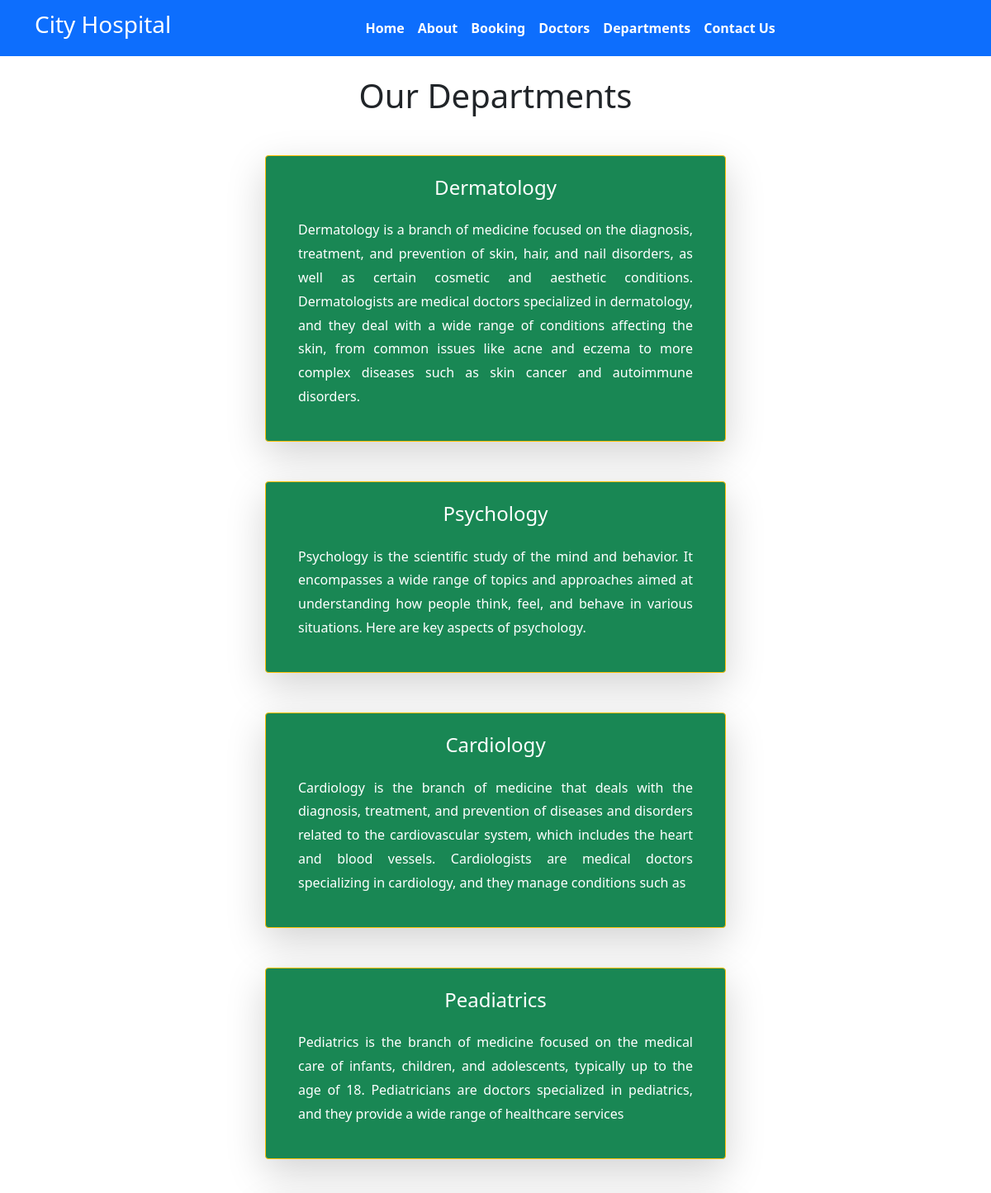
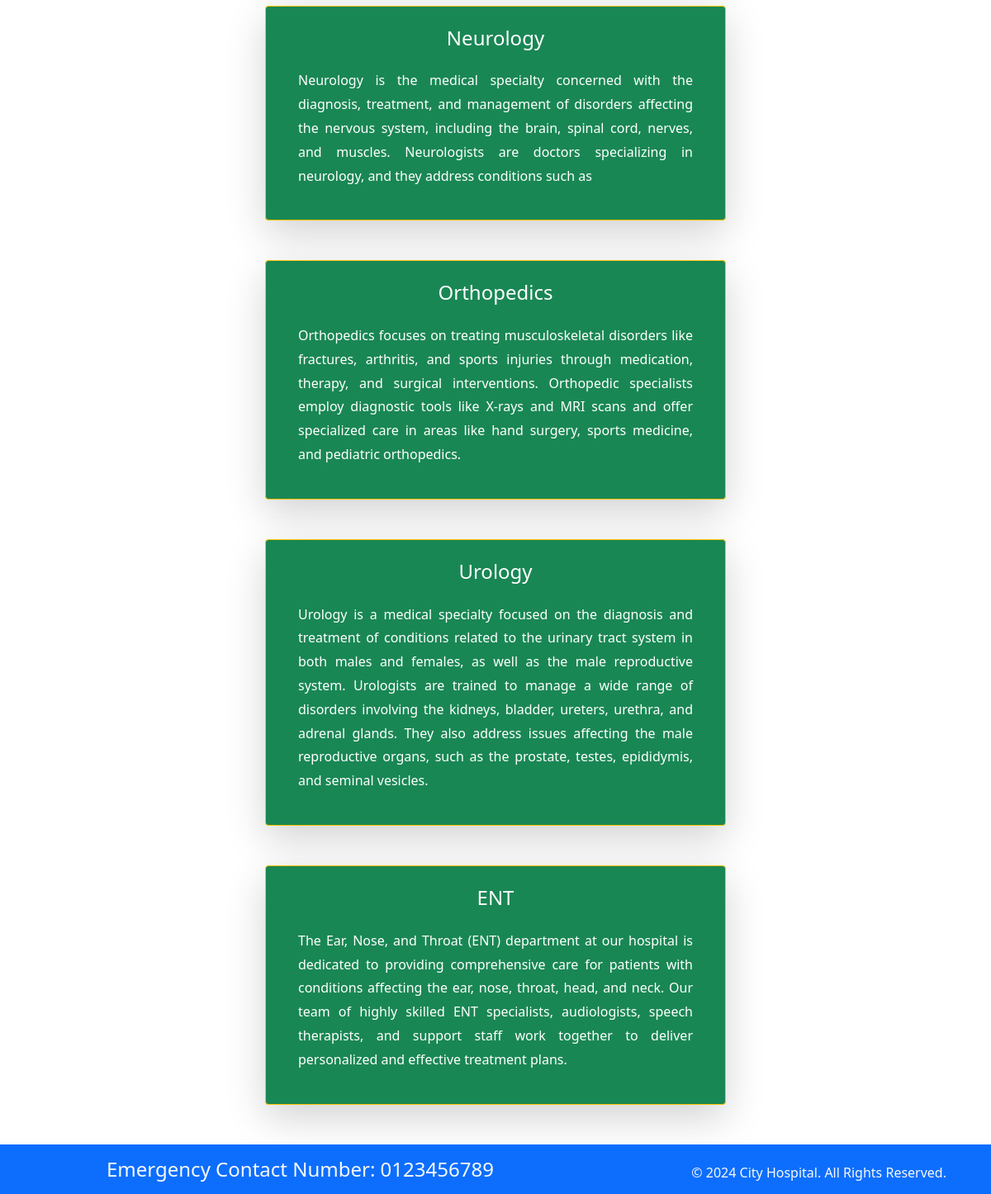
Screenshot of /department with the database file from the repository (2 pictures, top to bottom).
### myapp5/models.py (models this page shows, shortened)
class Departments(models.Model):
    Dep_name = models.CharField(max_length=100)
    Dep_description = models.TextField()

### myapp5/views.py (the view)
# urls.py: path('department',views.department,name='department'),
def department(request):
    user=Departments.objects.all()
    return render(request, 'department.html',{'user':user})

### templates/department.html (shortened to what this page needs)
{% extends 'base.html' %}
{% block content %}
<div class="container" >
    <h1 class="text-center my-4" >Our Departments</h1>
    {% for i in user %}
        <div class="department-card mx-auto col-md-8 col-lg-6 bg-success text-center text-white p-4 my-5 border border-warning rounded shadow-lg" >
            <h2 class="h4 mb-2 font-weight-bold" style="font-size: 1.5rem; ">
                {{ i.Dep_name }}
            </h2>
            <div class="description-box"
                 style=" padding: 15px; border-radius: 8px; text-align: justify; line-height: 1.8;">
                <p class="paragraph-text" style="margin: 0; padding: 0;">
                    {{ i.Dep_description }}
                </p>
            </div>
        </div>
    {% endfor %}
</div>
{% endblock content %}

### rows the page displays
Departments: Dep_name "Dermatology", Dep_description "Dermatology is a branch of medicine focused on the diagnosis, treatment, and prevention of skin, hair, and nail disorders, as well as certain cosmetic and aesthetic conditions. Dermatologists are medical doctors specialized in dermatology, and they deal with a wide range of conditions affecting the skin, from common issues like acne and eczema to more complex diseases such as skin cancer and autoimmune disorders."
Departments: Dep_name "Psychology", Dep_description "Psychology is the scientific study of the mind and behavior. It encompasses a wide range of topics and approaches aimed at understanding how people think, feel, and behave in various situations. Here are key aspects of psychology."
Departments: Dep_name "Cardiology", Dep_description "Cardiology is the branch of medicine that deals with the diagnosis, treatment, and prevention of diseases and disorders related to the cardiovascular system, which includes the heart and blood vessels. Cardiologists are medical doctors specializing in cardiology, and they manage conditions such as"
Departments: Dep_name "Peadiatrics", Dep_description "Pediatrics is the branch of medicine focused on the medical care of infants, children, and adolescents, typically up to the age of 18. Pediatricians are doctors specialized in pediatrics, and they provide a wide range of healthcare services"
Departments: Dep_name "Neurology", Dep_description "Neurology is the medical specialty concerned with the diagnosis, treatment, and management of disorders affecting the nervous system, including the brain, spinal cord, nerves, and muscles. Neurologists are doctors specializing in neurology, and they address conditions such as"
Departments: Dep_name "Orthopedics", Dep_description "Orthopedics focuses on treating musculoskeletal disorders like fractures, arthritis, and sports injuries through medication, therapy, and surgical interventions. Orthopedic specialists employ diagnostic tools like X-rays and MRI scans and offer specialized care in areas like hand surgery, sports medicine, and pediatric orthopedics."
Departments: Dep_name "Urology", Dep_description "Urology is a medical specialty focused on the diagnosis and treatment of conditions related to the urinary tract system in both males and females, as well as the male reproductive system. Urologists are trained to manage a wide range of disorders involving the kidneys, bladder, ureters, urethra, and adrenal glands. They also address issues affecting the male reproductive organs, such as the prostate, testes, epididymis, and seminal vesicles."
Departments: Dep_name "ENT", Dep_description "The Ear, Nose, and Throat (ENT) department at our hospital is dedicated to providing comprehensive care for patients with conditions affecting the ear, nose, throat, head, and neck. Our team of highly skilled ENT specialists, audiologists, speech therapists, and support staff work together to deliver personalized and effective treatment plans."
